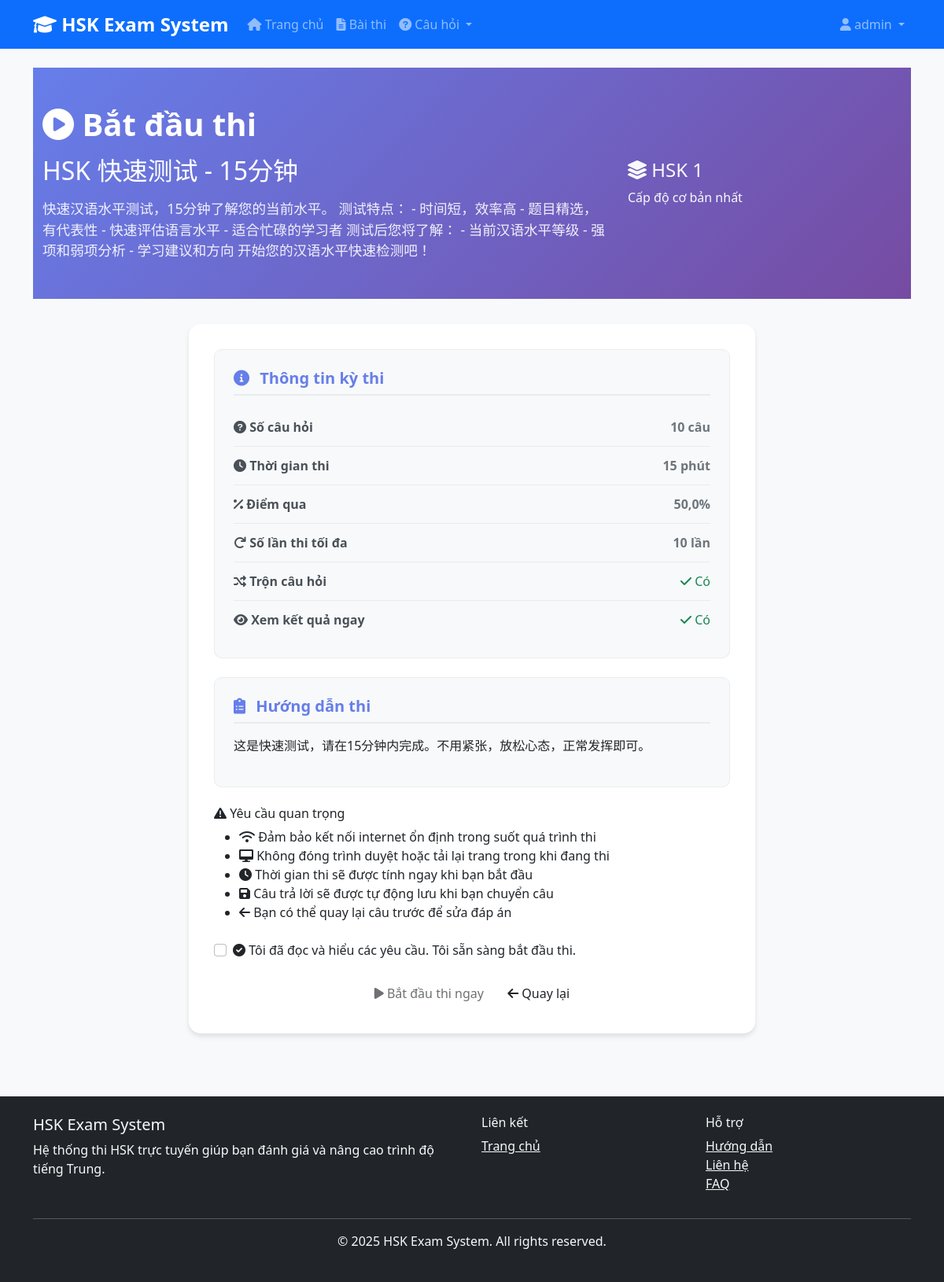
The app's page /exams/5/start/ (signed in) with its own data.
### apps/accounts/models.py (models this page shows, shortened)
class CustomUser(AbstractUser):
    email = models.EmailField(
        unique=True,
        verbose_name='Email',
        help_text='Email address used for login and communications'
    )
    phone_number = models.CharField(
        max_length=20,
        blank=True,
        verbose_name='Số điện thoại',
        help_text='Optional phone number for contact'
    )
    is_verified = models.BooleanField(
        default=False,
        verbose_name='Đã xác thực',
        help_text='Whether the user has verified their email address'
    )
    USERNAME_FIELD = 'email'
    REQUIRED_FIELDS = ['username', 'first_name', 'last_name']
    class Meta:
        verbose_name = 'Người dùng'
        verbose_name_plural = 'Người dùng'
        db_table = 'accounts_customuser'
        ordering = ['last_name', 'first_name']

### apps/exams/models.py (models this page shows, shortened)
class Exam(TimeStampedModel):
    title = models.CharField(
        max_length=200,
        verbose_name="Tiêu đề kỳ thi"
    )
    description = models.TextField(
        blank=True,
        verbose_name="Mô tả"
    )
    hsk_level = models.ForeignKey(
        HSKLevel,
        on_delete=models.CASCADE,
        verbose_name="Cấp độ HSK"
    )
    question_bank = models.ForeignKey(
        QuestionBank,
        on_delete=models.CASCADE,
        verbose_name="Ngân hàng câu hỏi"
    )
    duration_minutes = models.IntegerField(
        default=120,
        validators=[MinValueValidator(1), MaxValueValidator(480)],
        verbose_name="Thời gian thi (phút)"
    )
    total_questions = models.IntegerField(
        default=40,
        validators=[MinValueValidator(1), MaxValueValidator(200)],
        verbose_name="Tổng số câu hỏi"
    )
    passing_score = models.FloatField(
        default=60.0,
        validators=[MinValueValidator(0), MaxValueValidator(100)],
        help_text="Điểm đậu (%)",
        verbose_name="Điểm đậu"
    )
    is_active = models.BooleanField(
        default=True,
        verbose_name="Kích hoạt"
    )
    start_date = models.DateTimeField(
        default=timezone.now,
        verbose_name="Ngày bắt đầu"
    )
    end_date = models.DateTimeField(
        null=True,
        blank=True,
        verbose_name="Ngày kết thúc")
    randomize_questions = models.BooleanField(
        default=True,
        verbose_name="Xáo trộn câu hỏi"
    )
    show_results_immediately = models.BooleanField(
        default=True,
        verbose_name="Hiển thị kết quả ngay"
    )
    allow_retake = models.BooleanField(
        default=True,
        verbose_name="Cho phép thi lại"
    )
    max_attempts = models.IntegerField(
        default=3,
        validators=[MinValueValidator(1), MaxValueValidator(10)],
        verbose_name="Số lần thi tối đa"
    )
    instructions = models.TextField(
        blank=True,
        verbose_name="Hướng dẫn thi",
        help_text="Hướng dẫn chi tiết cho thí sinh"
    )
    allow_navigation = models.BooleanField(
        default=True,
        verbose_name="Cho phép di chuyển giữa các câu",
        help_text="Cho phép thí sinh quay lại câu trước"
    )
    require_full_completion = models.BooleanField(
        default=False,
        verbose_name="Yêu cầu hoàn thành tất cả câu",
        help_text="Bắt buộc trả lời tất cả câu hỏi"
    )
    class Meta:
        ordering = ['-created_at']
        verbose_name = 'Kỳ thi'
        verbose_name_plural = 'Kỳ thi'
        indexes = [
            models.Index(fields=['hsk_level', 'is_active']),
            models.Index(fields=['start_date', 'end_date']),
        ]

### apps/common/models.py (models this page shows, shortened)
class HSKLevel(models.Model):
    level = models.IntegerField(unique=True)
    name = models.CharField(max_length=20)
    description = models.TextField(blank=True)
    vocabulary_count = models.IntegerField(default=0)
    class Meta:
        ordering = ['level']
        verbose_name = 'HSK Level'
        verbose_name_plural = 'HSK Levels'

### apps/exams/views.py (the view)
# urls.py: path('<int:pk>/start/', views.start_exam_view, name='start'),
@login_required
def start_exam_view(request, pk):
    exam = get_object_or_404(Exam, pk=pk)
    if request.method == 'POST':
        form = StartExamForm(exam, request.user, request.POST)
        if form.is_valid():
            session = ExamSession.objects.create(
                exam=exam,
                user=request.user
            )
            if session.start_session():
                messages.success(request, f'Bắt đầu thi "{exam.title}"')
                return redirect('exams:take_exam', pk=session.pk)
            else:
                messages.error(request, 'Không thể bắt đầu phiên thi.')
                return redirect('exams:detail', pk=exam.pk)
    else:
        form = StartExamForm(exam, request.user)
    return render(request, 'exams/start_exam.html', {
        'exam': exam,
        'form': form
    })

### templates/exams/start_exam.html (shortened to what this page needs)
{% extends 'base.html' %}
{% load static %}
{% block extra_css %}
<link rel="stylesheet" href="{% static 'css/variables.css' %}">
<link rel="stylesheet" href="{% static 'css/exam-colors.css' %}">
<link rel="stylesheet" href="{% static 'css/exams/exam_common.css' %}">
<link rel="stylesheet" href="{% static 'css/exams/start_exam.css' %}">
{% endblock extra_css %}
{% block content %}
<div class="start-exam-header">
    <div class="container">
        <div class="row align-items-center">
            <div class="col-md-8">
                <h1 class="mb-3">
                    <i class="fas fa-play-circle"></i> Bắt đầu thi
                </h1>
                <h2 class="mb-3">{{ exam.title }}</h2>
                <p class="lead mb-0">{{ exam.description|default:"Kỳ thi HSK" }}</p>
            </div>
            <div class="col-md-4 text-md-right">
                <div class="text-light">
                    <h4><i class="fas fa-layer-group"></i> {{ exam.hsk_level.name }}</h4>
                    <p class="mb-0">{{ exam.hsk_level.description }}</p>
                </div>
            </div>
        </div>
    </div>
</div>
<div class="container">
    <div class="row justify-content-center">
        <div class="col-lg-8">
            <div class="exam-info-container">
                <div class="exam-detail-card">
                    <h5><i class="fas fa-info-circle"></i> Thông tin kỳ thi</h5>
                    <div class="info-row">
                        <div class="info-label">
                            <i class="fas fa-question-circle"></i> Số câu hỏi
                        </div>
                        <div class="info-value">
                            <strong>{{ exam.total_questions }} câu</strong>
                        </div>
                    </div>
                    <div class="info-row">
                        <div class="info-label">
                            <i class="fas fa-clock"></i> Thời gian thi
                        </div>
                        <div class="info-value">
                            <strong>{{ exam.duration_minutes }} phút</strong>
                        </div>
                    </div>
                    <div class="info-row">
                        <div class="info-label">
                            <i class="fas fa-percent"></i> Điểm qua
                        </div>
                        <div class="info-value">
                            <strong>{{ exam.passing_score }}%</strong>
                        </div>
                    </div>
                    {% if exam.max_attempts %}
                    <div class="info-row">
                        <div class="info-label">
                            <i class="fas fa-redo"></i> Số lần thi tối đa
                        </div>
                        <div class="info-value">
                            <strong>{{ exam.max_attempts }} lần</strong>
                        </div>
                    </div>
                    {% endif %}
                    <div class="info-row">
                        <div class="info-label">
                            <i class="fas fa-random"></i> Trộn câu hỏi
                        </div>
                        <div class="info-value">
                            {% if exam.randomize_questions %}
                                <span class="text-success"><i class="fas fa-check"></i> Có</span>
                            {% else %}
                                <span class="text-muted"><i class="fas fa-times"></i> Không</span>
                            {% endif %}
                        </div>
                    </div>
                    <div class="info-row">
                        <div class="info-label">
                            <i class="fas fa-eye"></i> Xem kết quả ngay
                        </div>
                        <div class="info-value">
                            {% if exam.show_results_immediately %}
                                <span class="text-success"><i class="fas fa-check"></i> Có</span>
                            {% else %}
                                <span class="text-muted"><i class="fas fa-times"></i> Không</span>
                            {% endif %}
                        </div>
                    </div>
                </div>
                {% if exam.instructions %}
                <div class="exam-detail-card">
                    <h5><i class="fas fa-clipboard-list"></i> Hướng dẫn thi</h5>
                    <div class="mt-3">
                        {{ exam.instructions|linebreaks }}
                    </div>
                </div>
                {% endif %}
                <div class="requirements-box">
                    <h6><i class="fas fa-exclamation-triangle"></i> Yêu cầu quan trọng</h6>
                    <ul class="requirements-list">
                        <li>
                            <i class="fas fa-wifi"></i>
                            Đảm bảo kết nối internet ổn định trong suốt quá trình thi
                        </li>
                        <li>
                            <i class="fas fa-desktop"></i>
                            Không đóng trình duyệt hoặc tải lại trang trong khi đang thi
                        </li>
                        <li>
                            <i class="fas fa-clock"></i>
                            Thời gian thi sẽ được tính ngay khi bạn bắt đầu
                        </li>
                        <li>
                            <i class="fas fa-save"></i>
                            Câu trả lời sẽ được tự động lưu khi bạn chuyển câu
                        </li>
                        {% if exam.allow_navigation %}
                        <li>
                            <i class="fas fa-arrow-left"></i>
                            Bạn có thể quay lại câu trước để sửa đáp án
                        </li>
                        {% else %}
                        <li>
                            <i class="fas fa-lock"></i>
                            Không thể quay lại câu trước sau khi đã chuyển câu
                        </li>
                        {% endif %}
                    </ul>
                </div>
                <form method="post" class="mt-4">
                    <div class="checkbox-container">
                        <div class="form-check">                            {{ form.confirm }}
                            <label class="form-check-label" for="{{ form.confirm.id_for_label }}">
                                <i class="success-icon fas fa-check-circle"></i>
                                Tôi đã đọc và hiểu các yêu cầu. Tôi sẵn sàng bắt đầu thi.
                            </label>                        </div>
                    </div>
                    <div class="text-center mt-4">
                        <button type="submit" class="btn btn-start-exam mr-3" id="startExamBtn" disabled>
                            <i class="fas fa-play"></i> Bắt đầu thi ngay
                        </button>
                        <a href="{% url 'exams:detail' exam.pk %}" class="btn btn-cancel">
                            <i class="fas fa-arrow-left"></i> Quay lại
                        </a>
                    </div>
                </form>
            </div>
        </div>
    </div>
</div>
{% endblock %}

### templates/includes/navbar.html (shortened to what this page needs)
<nav class="navbar navbar-expand-lg navbar-dark bg-primary">
  <div class="container">
    <a class="navbar-brand" href="{% url 'home' %}">
      <i class="fas fa-graduation-cap"></i> HSK Exam System
    </a>
    <div class="collapse navbar-collapse" id="navbarNav">
      <ul class="navbar-nav me-auto">
        <li class="nav-item">
          <a class="nav-link" href="{% url 'home' %}">
            <i class="fas fa-home"></i> Trang chủ
          </a>
        </li>
        {% if user.is_authenticated %}
        <li class="nav-item">
          <a class="nav-link" href="{% url 'exams:list' %}">
            <i class="fas fa-file-alt"></i> Bài thi
          </a>
        </li>
        {% if user.is_staff %}
        <li class="nav-item dropdown">
          <a
            class="nav-link dropdown-toggle"
            href="#"
            id="questionsDropdown"
            role="button"
            data-bs-toggle="dropdown"
          >
            <i class="fas fa-question-circle"></i> Câu hỏi
          </a>
        </li>        {% endif %}
        {% endif %}
      </ul>
      <ul class="navbar-nav">
        {% if user.is_authenticated %}
        <li class="nav-item dropdown">
          <a
            class="nav-link dropdown-toggle"
            href="#"
            id="navbarDropdown"
            role="button"
            data-bs-toggle="dropdown"
          >
            <i class="fas fa-user"></i> {{ user.username }}
          </a>
        </li>
        {% endif %}
      </ul>
    </div>
  </div>
</nav>

### records on screen
CustomUser: username "admin"
Exam: title "HSK 快速测试 - 15分钟", description "快速汉语水平测试，15分钟了解您的当前水平。 测试特点： - 时间短，效率高 - 题目精选，有代表性 - 快速评估语言水平 - 适合忙碌的学习者 测试后您将了解： - 当前汉语水平等级 - 强项和弱项分析 - 学习建议和方向 开始您的汉语水平快速检测吧！", hsk_level.name "HSK 1", hsk_level.description "Cấp độ cơ bản nhất", total_questions "10", duration_minutes "15", passing_score "50,0", max_attempts "10", instructions "这是快速测试，请在15分钟内完成。不用紧张，放松心态，正常发挥即可。"
